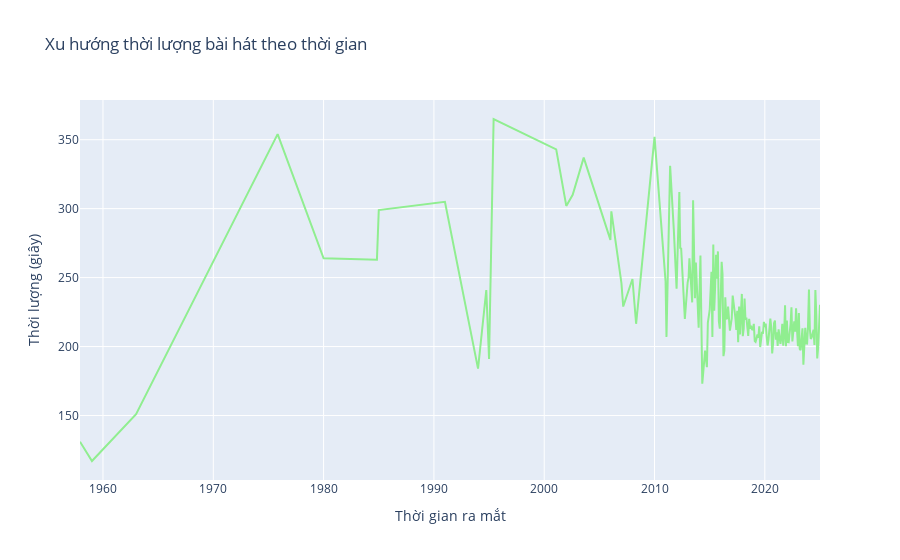

Source (notebook cell):
### Markdown cell above
Chúng ta có thể thấy trong top 20 bài hát thịnh hành nhất hiện nay (thịnh hành ở đây là có lượt nghe cao nhất), thời lượng có sự biến động lớn, không đồng đều nhau về thời lượng, trừ từ top 9 đến top 12 có cùng một thời lượng là 158 giây dù rằng là các bài khác nhau. Điều đáng chú ý là, chỉ có 4 trên 20 bài hát có thời lượng trên thời lượng trung bình (tức 214.18 giây), còn lại đều dưới thời lượng trung bình này. Thậm chí từ top 9 đến top 14 đều có thời lượng dưới 160 giây (tức 2 phút 40 giây), nghĩa là rất ngắn, cách xa so với thời lượng trung bình tận gần 1 phút. Chưa kể đến hai bài hát dẫn đầu top 1, top 2 cũng có thời lượng ngắn hơn so với thời lượng trung bình (202 giây và 200 giây). 

Chúng ta lấy top 20, tức là chúng ta đã lấy những bài hát có độ nổi tiếng rất mạnh mẽ đến công chúng hiện nay, mà rõ ràng chúng ta thấy rằng là thời lượng đại bộ phận bài hát đều không dài hơn trung bình, vậy liệu công chúng thích các bài nhạc có thời lượng không dài và xu hướng sản xuất nhạc hiện tại là nhạc càng ngày càng ngắn chăng? Để có thể đưa ra một nhận định đúng đắn, nhóm đặt ra câu hỏi là liệu thời lượng của một bài hát hiện nay có càng ngày càng ngắn?

### Code cell
# Chắc chắn rằng cột release_date là datetime
df['release_date'] = pd.to_datetime(df['release_date'])

# Lấy trung bình thời lượng bài hát theo thời gian
avg_duration_overtime = df.groupby(df['release_date'].dt.to_period('M'))['duration'].mean().reset_index()
avg_duration_overtime['release_date'] = avg_duration_overtime['release_date'].dt.to_timestamp()

fig = px.line(
    avg_duration_overtime,
    x='release_date',
    y='duration',
    title='Xu hướng thời lượng bài hát theo thời gian',
    labels={'release_date': 'Thời gian ra mắt', 'duration': 'Thời lượng (giây)'},
)

fig.update_traces(line=dict(color='lightgreen'))

fig.write_image('../images/line_chart_overtime.svg', format='svg', engine='kaleido')

fig.show()

### Figure 1 — Plotly figure (JSON) as saved in the notebook; plotly's stock layout.template omitted (floating-point values rounded to 4 significant figures; data arrays with more than 128 entries replaced by an {"elided": "..."} marker saying what was removed)
{"data": [{"hovertemplate": "Thời gian ra mắt=%{x}<br>Thời lượng (giây)=%{y}<extra></extra>", "legendgroup": "", "line": {"color": "lightgreen", "dash": "solid"}, "marker": {"symbol": "circle"}, "mode": "lines", "name": "", "orientation": "v", "showlegend": false, "type": "scatter", "x": {"elided": "167 str values"}, "xaxis": "x", "y": {"elided": "167 float values"}, "yaxis": "y"}], "layout": {"legend": {"tracegroupgap": 0}, "title": {"text": "Xu hướng thời lượng bài hát theo thời gian"}, "xaxis": {"anchor": "y", "domain": [0, 1], "title": {"text": "Thời gian ra mắt"}}, "yaxis": {"anchor": "x", "domain": [0, 1], "title": {"text": "Thời lượng (giây)"}}}}
